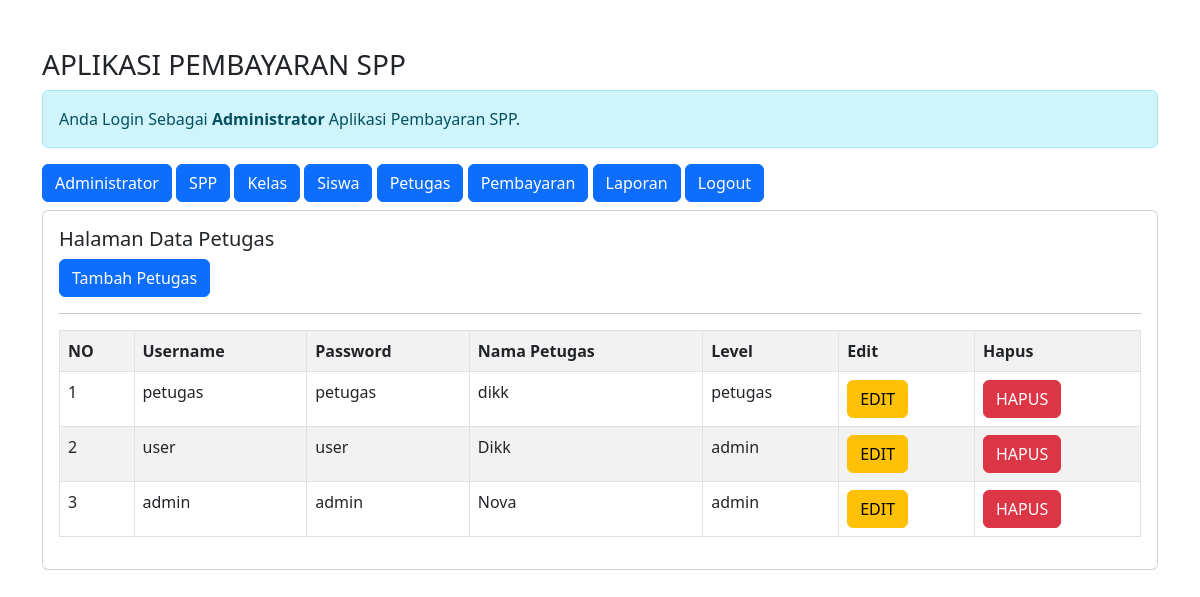
Page /admin/admin.php?url=petugas (signed in) on the committed database.
### tables this page shows
CREATE TABLE `petugas` (
  `id_petugas` int(11) NOT NULL,
  `username` varchar(25) NOT NULL,
  `password` varchar(32) NOT NULL,
  `nama_petugas` varchar(35) NOT NULL,
  `level` enum('admin','petugas') NOT NULL
);

### admin/petugas.php (the view)
<h5>Halaman Data Petugas</h5>
<a href="?url=tambah-petugas" class="btn btn-primary">Tambah Petugas</a>
<hr>
<table class="table table-striped table-bordered">
    <tr class="fw-bold">
        <td>NO</td>
        <td>Username</td>
        <td>Password</td>
        <td>Nama Petugas</td>
        <td>Level</td>
        <td>Edit</td>
        <td>Hapus</td>
    </tr>
    <?php
    include '../koneksi.php';
    $no = 1;
    $sql = "SELECT * FROM petugas ORDER BY id_petugas DESC";
    $query = mysqli_query($conn,$sql);
    foreach($query as $data){ ?>
    <tr>
        <td><?= $no++;?></td>
        <td><?= $data['username']?></td>
        <td><?= $data['password']?></td>
        <td><?= $data['nama_petugas']?></td>
        <td><?= $data['level']?></td>
        <td>
            <a href="?url=edit-petugas&id_petugas=<?= $data['id_petugas']?>" class="btn btn-warning">EDIT</a>
        </td>
        <td>
            <a onclick="return confirm('Apakah anda yakin?')" href="?url=hapus-petugas&id_petugas=<?= $data['id_petugas']?>" class="btn btn-danger">HAPUS</a>
        </td>
    </tr>
    <?php } ?>
</table>

### rows in the picture
petugas: username "petugas", password "petugas", nama_petugas "dikk", level "petugas"
petugas: username "user", password "user", nama_petugas "Dikk", level "admin"
petugas: username "admin", password "admin", nama_petugas "Nova", level "admin"
